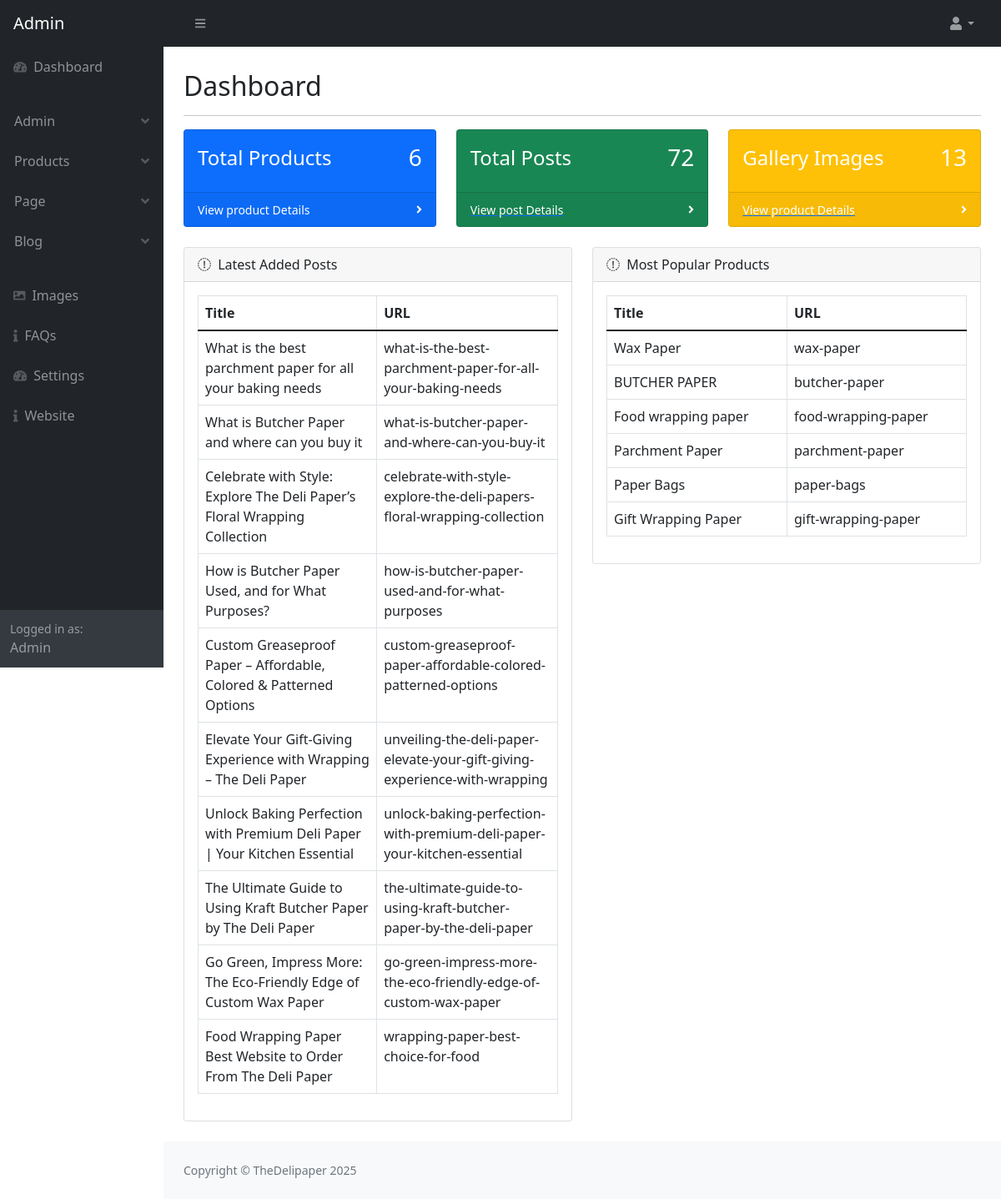
Before: /admin/index.php (signed in) with the older database file.
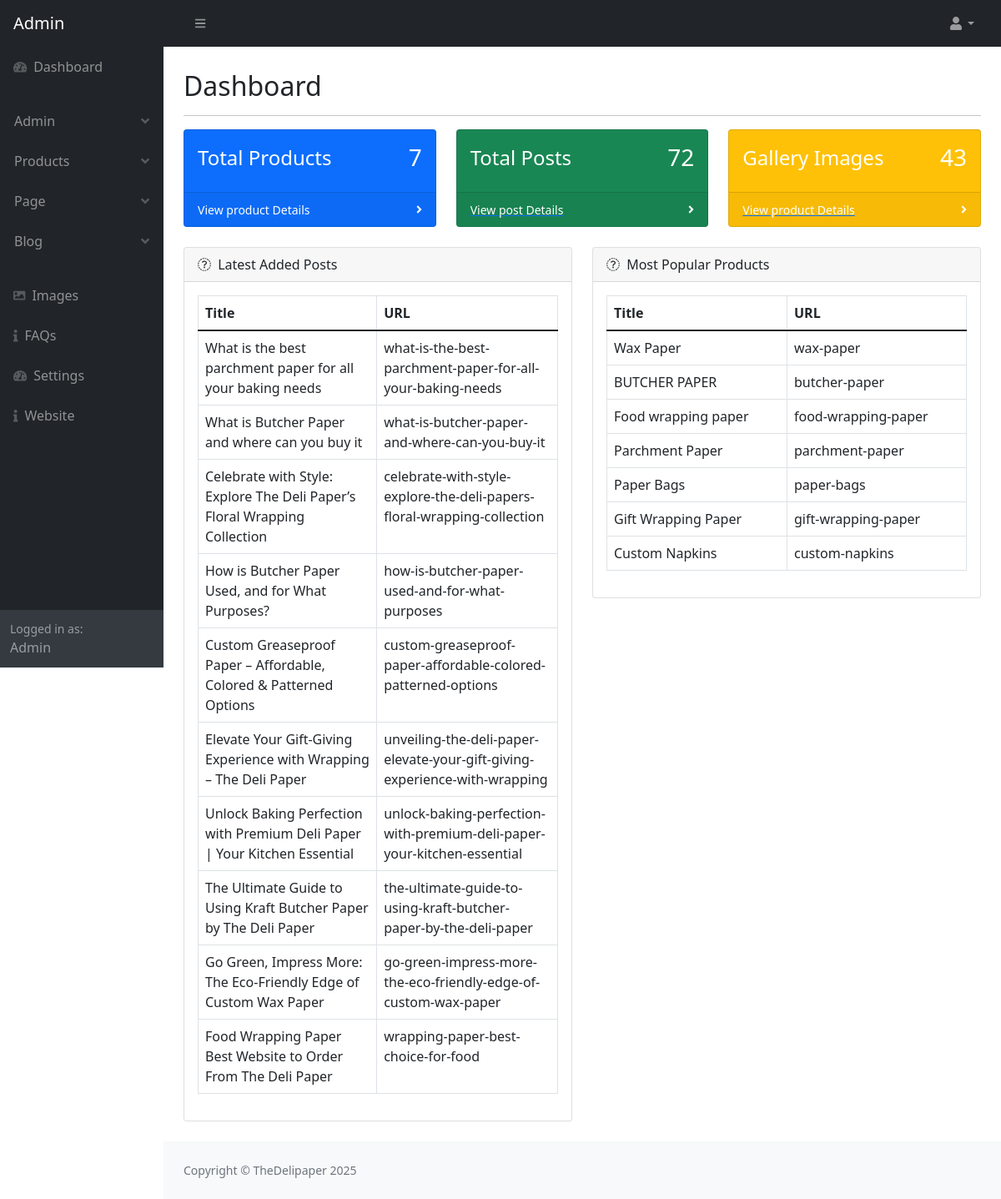
After: the same page with the newer database file.
### tables this page shows
CREATE TABLE `post` (
  `post_id` int(11) NOT NULL AUTO_INCREMENT,
  `category_id` int(11) NOT NULL,
  `post_title` varchar(500) NOT NULL,
  `post_url` varchar(500) NOT NULL,
  `post_content` text NOT NULL,
  `post_thumbnail` varchar(500) NOT NULL,
  `post_views` int(11) NOT NULL,
  `post_date` varchar(255) NOT NULL,
  `post_status` varchar(255) NOT NULL,
  `post_index` varchar(255) NOT NULL,
  `post_tag` varchar(255) NOT NULL,
  `admin_id` int(11) NOT NULL,
  PRIMARY KEY (`post_id`)
);

CREATE TABLE `product` (
  `product_id` int(11) NOT NULL AUTO_INCREMENT,
  `product_name` varchar(255) NOT NULL,
  `product_url` varchar(255) DEFAULT NULL,
  `product_short_description` text NOT NULL,
  `product_content` text DEFAULT NULL,
  `product_thumbnail` varchar(255) DEFAULT NULL,
  `product_image1` varchar(500) NOT NULL,
  `product_image2` varchar(500) NOT NULL,
  `product_meta_title` varchar(255) DEFAULT NULL,
  `product_meta_description` text DEFAULT NULL,
  `product_meta_keywords` text DEFAULT NULL,
  `product_status` enum('active','inactive') DEFAULT 'active',
  `created_at` timestamp NOT NULL DEFAULT current_timestamp(),
  `updated_at` timestamp NOT NULL DEFAULT current_timestamp() ON UPDATE current_timestamp(),
  `product_index` varchar(255) NOT NULL,
  PRIMARY KEY (`product_id`)
);

### admin/index.php (the view, shortened to what the changed rows need)
<?php require_once('parts/top.php'); ?>
</head>
<body class="sb-nav-fixed">
    <div id="layoutSidenav">
        <div id="layoutSidenav_content">
            <main>
                <div class="container-fluid px-4">
                    <br>
                    <h2 class="mt-1">Dashboard</h2>
                    <div class="row">
                        <?php
                        require_once('parts/db.php');
                        $select_product = "SELECT * FROM product ";
                        $run_product = mysqli_query($conn, $select_product);
                        $total_product = mysqli_num_rows($run_product);
                        $select_image = "SELECT * FROM image ";
                        $run_image = mysqli_query($conn, $select_image);
                        $total_image = mysqli_num_rows($run_image);
                        ?>
                        <div class="col-xl-4 col-md-6">
                            <div class="card bg-primary text-white mb-4">
                                <div class="card-body d-flex justify-content-between align-items-center">
                                    <h4>Total Products</h4>
                                    <h3><?php echo $total_product; ?></h3>
                                </div>
                            </div>
                        </div>
                        <div class="col-xl-4 col-md-6">
                            <div class="card bg-warning text-white mb-4">
                                <div class="card-body d-flex justify-content-between align-items-center">
                                    <h4>Gallery Images</h4>
                                    <h3><?php echo $total_image; ?></h3>
                                </div>
                            </div>
                        </div>
                    </div>
                    <div class="row">
                        <div class="col-xl-6">
                            <div class="card mb-4">
                                <div class="card-body">
                                    <table class="table table-hover table-bordered">
                                        <thead>
                                            <tr>
                                                <th>Title</th>
                                                <th>URL</th>
                                            </tr>
                                        </thead>
                                        <tbody>
                                            <?php
                                            require_once('parts/db.php');
                                            $select = "SELECT * FROM post ORDER BY post_id DESC LIMIT 10";
                                            $run = mysqli_query($conn, $select);
                                            while ($row = mysqli_fetch_array($run)) {
                                                $post_title = $row['post_title'];
                                                $post_url = $row['post_url'];
                                            ?>
                                            <tr>
                                                <td><?php echo $post_title; ?></td>
                                                <td><?php echo $post_url; ?></td>
                                            </tr>
                                            <?php    } ?>
                                        </tbody>
                                    </table>
                                </div>
                            </div>
                        </div>
                        <div class="col-xl-6">
                            <div class="card mb-4">
                                <div class="card-body">
                                    <table class="table table-hover table-bordered">
                                        <thead>
                                            <tr>
                                                <th>Title</th>
                                                <th>URL</th>
                                            </tr>
                                        </thead>
                                        <tbody>
                                            <?php
                                            require_once('parts/db.php');
                                            $select = "SELECT * FROM product ";
                                            $run = mysqli_query($conn, $select);
                                            while ($row = mysqli_fetch_array($run)) {
                                                $product_name = $row['product_name'];
                                                $product_url = $row['product_url'];
                                            ?>
                                            <tr>
                                                <td><?php echo $product_name; ?></td>
                                                <td><?php echo $product_url; ?></td>
                                            </tr>
                                            <?php    } ?>
                                        </tbody>
                                    </table>
                                </div>
                            </div>
                        </div>
                    </div>
                </div>
            </main>
        </div>
    </div>
</body>
</html>

Changed rows visible on the page:
added product: product_name "Custom Napkins", product_url "custom-napkins"
Other visible differences:
$total_product: "6" → "7"
$total_image: "13" → "43"
